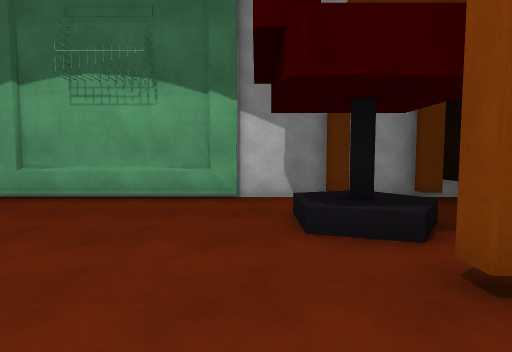
view 1 (above)

12 first-person views from a walk through a Unity game level. The camera is 1.3 m above the floor, tilts 4° down and sees 80° across. The floor is counted in squares, 1 m on a side. Each view is taken from the middle of a square. On the plan, view 1 faces up. The plan holds only what a view shows up to about 14 squares ahead; the rest is blank. The player is left out. Some animated figures are not drawn. Surface patterns are stand-ins for the level's own textures.

view 2
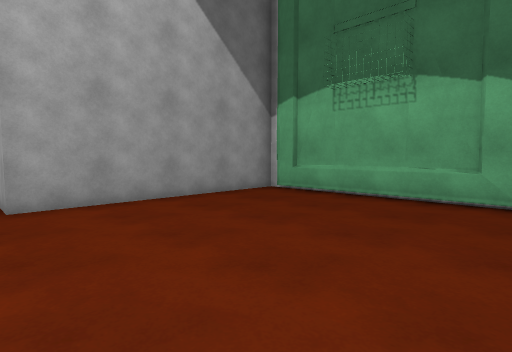

view 3
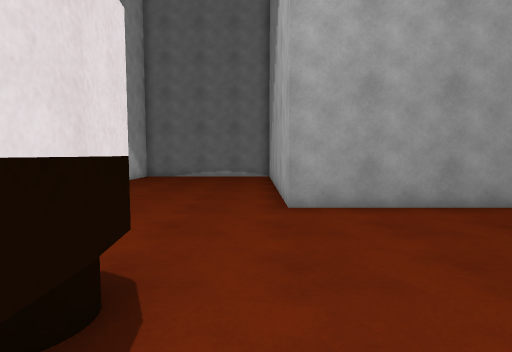

view 4
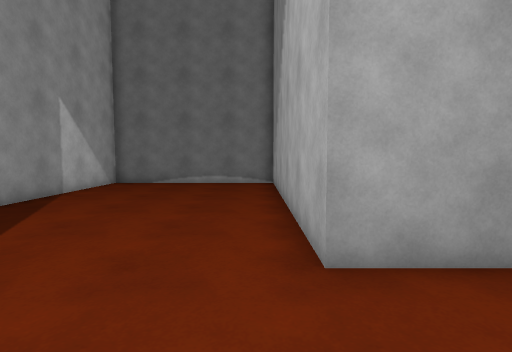

view 5
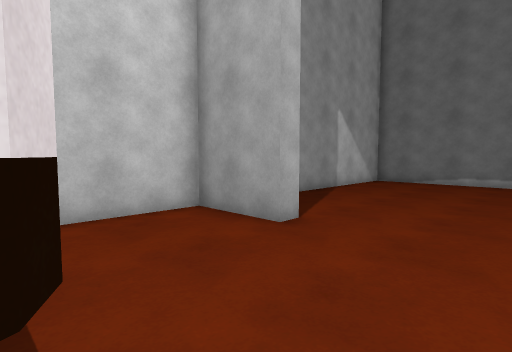

view 6
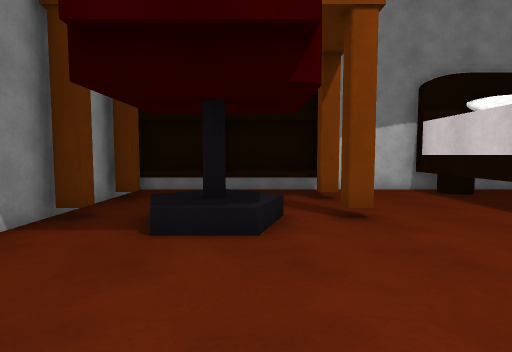

view 7
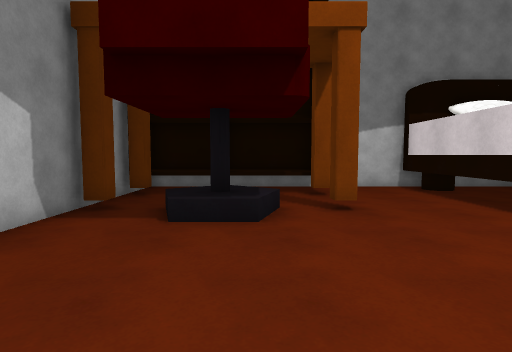

view 8
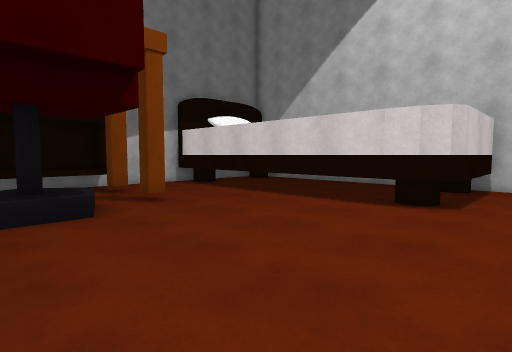

view 9
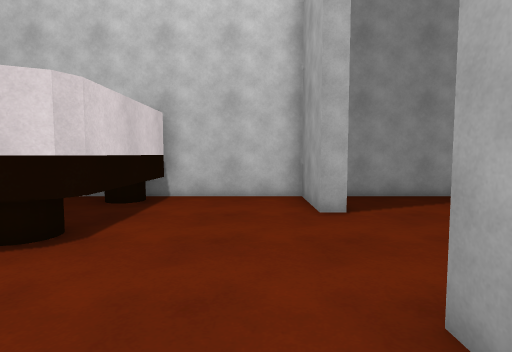

view 10
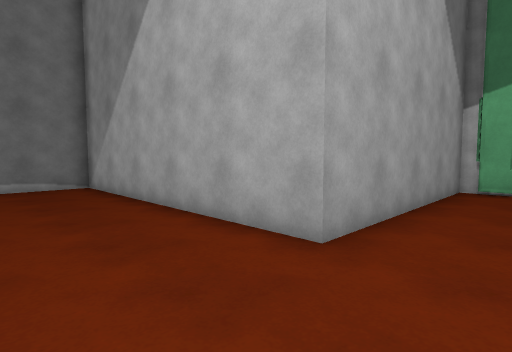

view 11
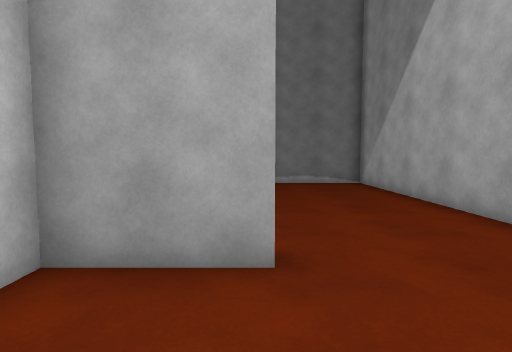

view 12
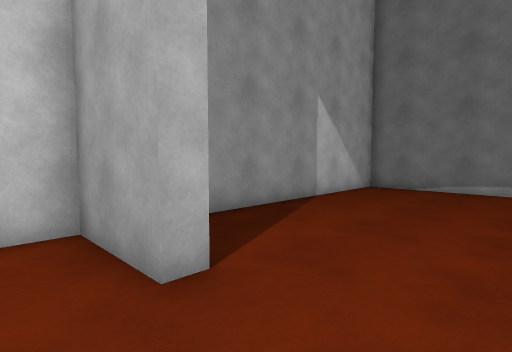

### Floor plan
Points are (right, up) in squares from view 1. A wall is a line through its corners. A room is listed if a view was taken in it or the views show most of it. See-through windows are left out.
Room 1 (views 1, 2, 3, 4, 5, 6, 7, 8, 9, 10, 11, 12)
walls: (-2.8, -1) (7.4, -1); (-9.1, -3.8) (-8.4, -3.8) (-8.4, -6.5) (-4, -6.5); (-4.4, -5.8) (-4.4, -1.7) (-4.1, -1.3) (-3.5, -1.1) (-2.7, -0.9); (2.1, 2.6) (2.1, 3.1) (2.6, 3.1); (-7.9, 9.3) (-8.4, 9.3) (-8.4, 0.8) (-19, 0.8) (-19, -6.5) (-9.7, -6.5); (-0.6, 9.1) (-7.8, 9.1); (4.7, 2.6) (4.7, 3.1) (5.2, 3.1); (2.6, 8.5) (2.1, 8.5); (5.2, 8.5) (4.7, 8.5); (7.4, -1.8) (7.4, 2.5); (5.4, 9.3) (-0.6, 9.3)
objects: other object (2, 6); other object (5, 3) to (7, 9)

Positions as (right, up) in squares from view 1, and headings:
1: (0, 0), facing up
2: (0, 0), facing up-left
3: (-1, 0), facing left
4: (-5, 0), facing left
5: (-4, 0), facing down-left
6: (-4, 5), facing right
7: (-5, 5), facing right
8: (-6, 7), facing down-right
9: (-7, 3), facing down
10: (-6, -3), facing up-left
11: (-5, -4), facing left
12: (-7, -1), facing down-left
